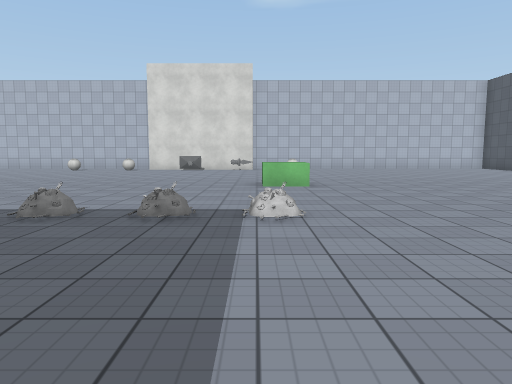
view 1 (above)

18 first-person views from a walk through a 3-D level made in the Unity game engine. The camera is 1.4 m above the floor, tilts 6° down and sees 70° across. The floor is counted in squares, 2 m on a side. Each view is taken from the middle of a square. On the plan, view 1 faces up. The plan holds only what a view shows up to about 11 squares ahead; the rest is blank. The place goes on beyond the plan. The player character is not drawn. Surface patterns are stand-ins for the level's own textures.

view 2
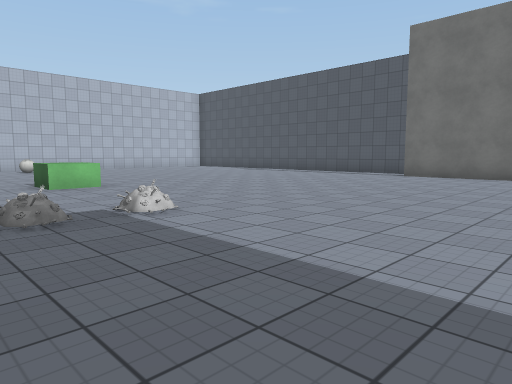

view 3
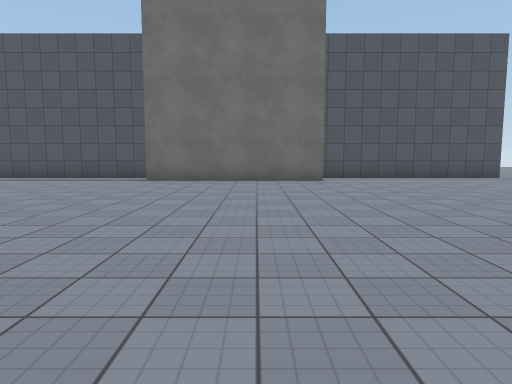

view 4
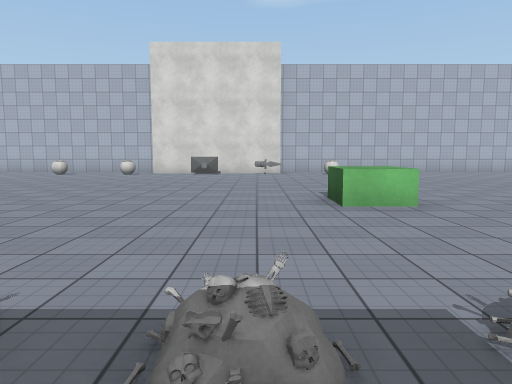

view 5
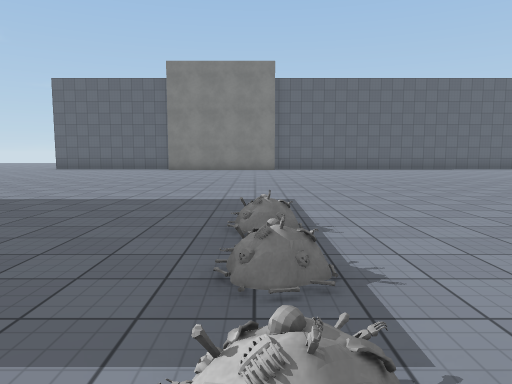

view 6
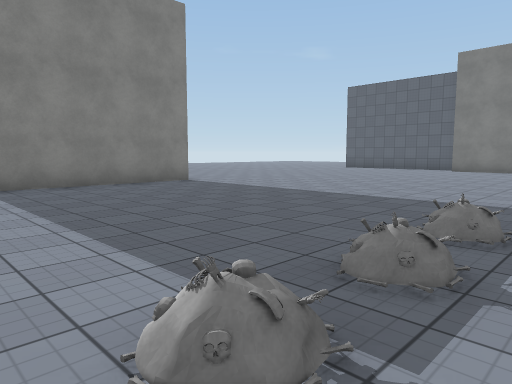

view 7
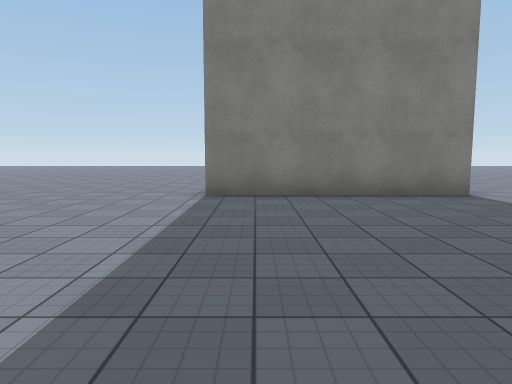

view 8
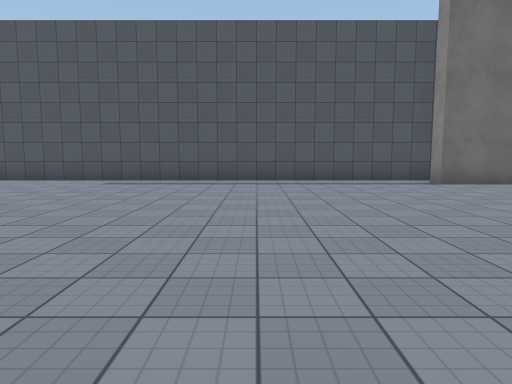

view 9
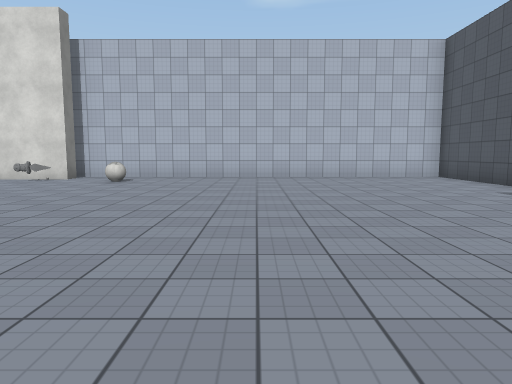

view 10
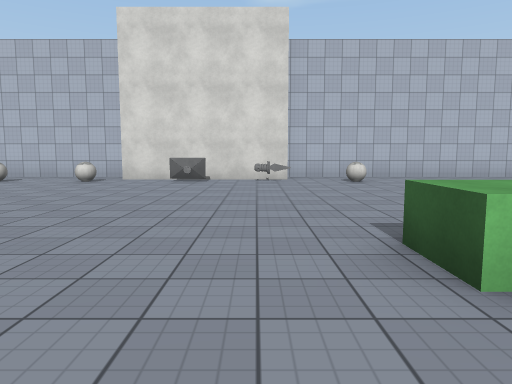

view 11
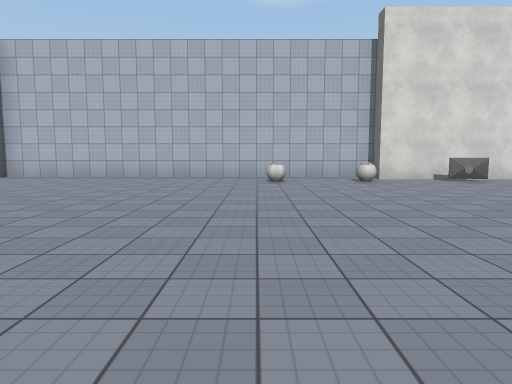

view 12
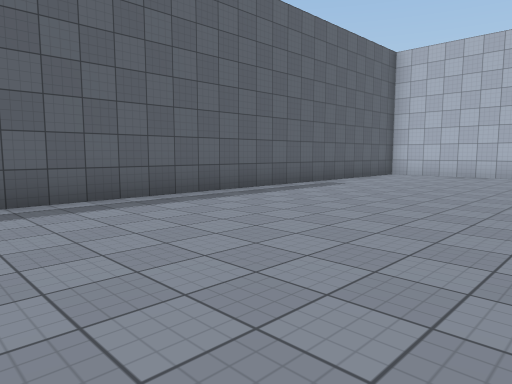

view 13
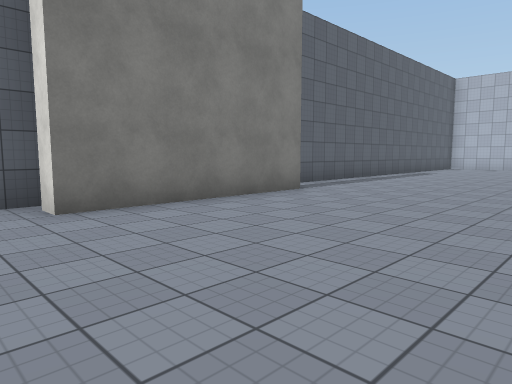

view 14
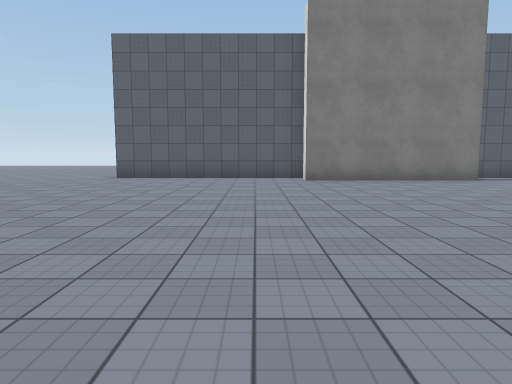

view 15
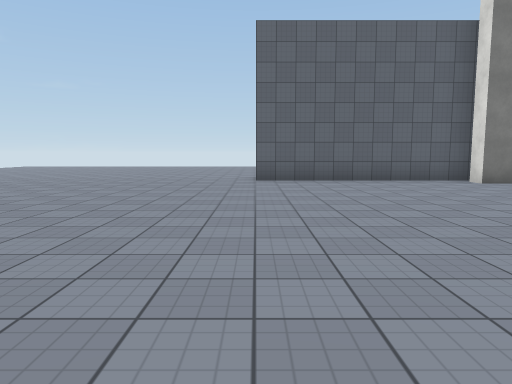

view 16
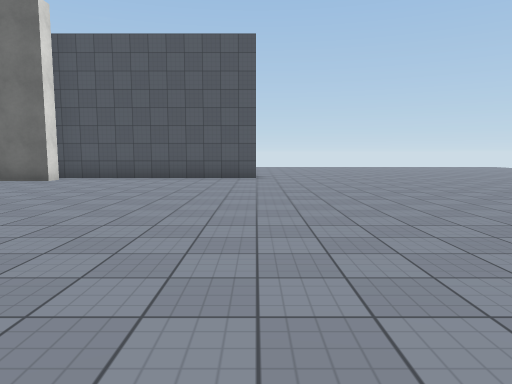

view 17
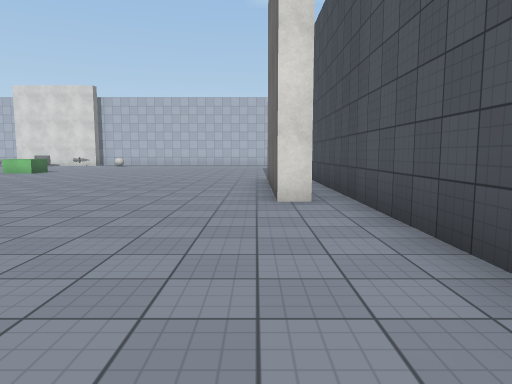

view 18
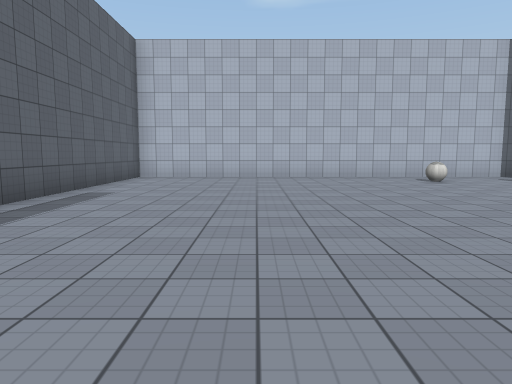

### Floor plan
Points are (right, up) in squares from view 1. A wall is a line through its corners. A room is listed if a view was taken in it or the views show most of it. See-through windows are left out.
Room 1 (views 1, 2, 3, 4, 5, 6, 7, 8, 9, 10, 11, 12, 13, 14, 15, 16, 17, 18)
walls: (-4.8, -3.2) (-0.1, -3.2); (-0.1, 16.5) (-0.1, 16) (-4.6, 16) (-4.6, 16.5); (-4.2, 17) (-15.5, 17) (-15.5, 5.4); (-14.5, 4.9) (-14.5, 0.3) (-15.1, 0.3); (9.9, 0.3) (9.3, 0.3) (9.3, 4.8) (9.9, 4.8); (-15.5, 0.6) (-15.5, -5); (10.5, -5.1) (10.5, 17) (-0.5, 17)
ways out: opening at (-16, -6); opening at (11, -6)
objects: ball (-8, 15); ball (-5, 15); other object (-3, 15); other object (-2, 4); other object (-1, 4); other object (-1, 15); other object (0, 4); block (1, 8); ball (1, 15)

Where each view was taken, in squares from view 1:
view 1: 0 up, 0 right, facing up
view 2: 0 up, 2 left, facing up-right
view 3: 2 up, 0 right, facing right
view 4: 3 up, 1 left, facing up
view 5: 4 up, 1 right, facing left
view 6: 5 up, 1 right, facing down-left
view 7: 3 up, 1 left, facing down
view 8: 9 up, 1 right, facing right
view 9: 6 up, 5 right, facing up
view 10: 6 up, 1 left, facing up
view 11: 6 up, 8 left, facing up
view 12: 5 up, 10 left, facing up-left
view 13: 1 down, 10 left, facing up-left
view 14: 1 down, 5 left, facing left
view 15: 5 down, 6 left, facing left
view 16: 5 down, 0 right, facing right
view 17: 5 down, 9 right, facing up
view 18: 6 up, 12 left, facing up
